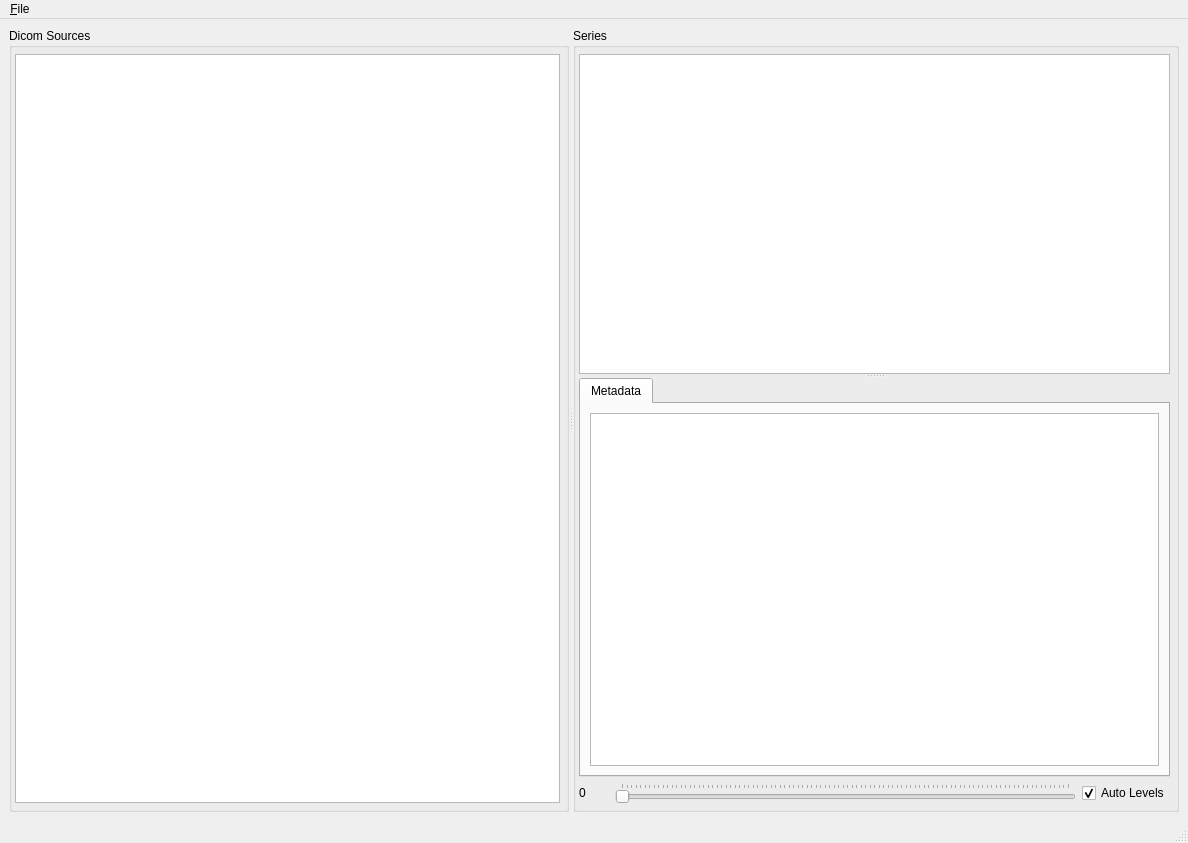
<?xml version="1.0" encoding="UTF-8"?>
<ui version="4.0">
 <class>DicomBrowserWin</class>
 <widget class="QMainWindow" name="DicomBrowserWin">
  <property name="geometry">
   <rect>
    <x>0</x>
    <y>0</y>
    <width>1188</width>
    <height>843</height>
   </rect>
  </property>
  <property name="windowTitle">
   <string>Dicom Browser (RESEARCH ONLY)</string>
  </property>
  <property name="windowIcon">
   <iconset resource="../../res/Resources.qrc">
    <normaloff>:/icons/image.png</normaloff>:/icons/image.png</iconset>
  </property>
  <property name="animated">
   <bool>false</bool>
  </property>
  <widget class="QWidget" name="centralwidget">
   <layout class="QGridLayout" name="gridLayout_3">
    <item row="0" column="0">
     <widget class="QSplitter" name="listSplit">
      <property name="orientation">
       <enum>Qt::Horizontal</enum>
      </property>
      <property name="childrenCollapsible">
       <bool>false</bool>
      </property>
      <widget class="QGroupBox" name="sourceGroup">
       <property name="title">
        <string>Dicom Sources</string>
       </property>
       <layout class="QGridLayout" name="gridLayout">
        <property name="leftMargin">
         <number>3</number>
        </property>
        <property name="topMargin">
         <number>6</number>
        </property>
        <property name="rightMargin">
         <number>6</number>
        </property>
        <property name="bottomMargin">
         <number>6</number>
        </property>
        <item row="0" column="0">
         <widget class="QListView" name="listView">
          <property name="sizePolicy">
           <sizepolicy hsizetype="Expanding" vsizetype="Expanding">
            <horstretch>0</horstretch>
            <verstretch>0</verstretch>
           </sizepolicy>
          </property>
          <property name="minimumSize">
           <size>
            <width>50</width>
            <height>0</height>
           </size>
          </property>
          <property name="editTriggers">
           <set>QAbstractItemView::NoEditTriggers</set>
          </property>
         </widget>
        </item>
       </layout>
      </widget>
      <widget class="QGroupBox" name="seriesGroup">
       <property name="title">
        <string>Series</string>
       </property>
       <layout class="QGridLayout" name="gridLayout_2">
        <property name="leftMargin">
         <number>3</number>
        </property>
        <property name="topMargin">
         <number>6</number>
        </property>
        <property name="rightMargin">
         <number>6</number>
        </property>
        <property name="bottomMargin">
         <number>6</number>
        </property>
        <item row="0" column="0">
         <widget class="QSplitter" name="seriesSplit">
          <property name="orientation">
           <enum>Qt::Vertical</enum>
          </property>
          <property name="childrenCollapsible">
           <bool>false</bool>
          </property>
          <widget class="QTableView" name="tableView">
           <property name="sizePolicy">
            <sizepolicy hsizetype="Expanding" vsizetype="Expanding">
             <horstretch>0</horstretch>
             <verstretch>0</verstretch>
            </sizepolicy>
           </property>
           <property name="minimumSize">
            <size>
             <width>50</width>
             <height>0</height>
            </size>
           </property>
           <property name="editTriggers">
            <set>QAbstractItemView::NoEditTriggers</set>
           </property>
           <property name="selectionMode">
            <enum>QAbstractItemView::SingleSelection</enum>
           </property>
           <property name="selectionBehavior">
            <enum>QAbstractItemView::SelectRows</enum>
           </property>
           <property name="showGrid">
            <bool>false</bool>
           </property>
           <property name="sortingEnabled">
            <bool>true</bool>
           </property>
           <attribute name="horizontalHeaderCascadingSectionResizes">
            <bool>true</bool>
           </attribute>
           <attribute name="horizontalHeaderDefaultSectionSize">
            <number>150</number>
           </attribute>
           <attribute name="horizontalHeaderHighlightSections">
            <bool>false</bool>
           </attribute>
           <attribute name="horizontalHeaderShowSortIndicator" stdset="0">
            <bool>true</bool>
           </attribute>
           <attribute name="horizontalHeaderStretchLastSection">
            <bool>true</bool>
           </attribute>
           <attribute name="verticalHeaderVisible">
            <bool>false</bool>
           </attribute>
           <attribute name="verticalHeaderCascadingSectionResizes">
            <bool>true</bool>
           </attribute>
           <attribute name="verticalHeaderHighlightSections">
            <bool>false</bool>
           </attribute>
          </widget>
          <widget class="QTabWidget" name="seriesTab">
           <property name="tabPosition">
            <enum>QTabWidget::North</enum>
           </property>
           <property name="tabShape">
            <enum>QTabWidget::Rounded</enum>
           </property>
           <property name="currentIndex">
            <number>0</number>
           </property>
           <property name="documentMode">
            <bool>false</bool>
           </property>
           <widget class="QWidget" name="metaTab">
            <attribute name="title">
             <string>Metadata</string>
            </attribute>
            <layout class="QGridLayout" name="gridLayout_4">
             <item row="0" column="0">
              <widget class="QTableView" name="tagView">
               <property name="editTriggers">
                <set>QAbstractItemView::NoEditTriggers</set>
               </property>
               <property name="showDropIndicator" stdset="0">
                <bool>false</bool>
               </property>
               <property name="dragDropOverwriteMode">
                <bool>false</bool>
               </property>
               <property name="alternatingRowColors">
                <bool>true</bool>
               </property>
               <property name="selectionMode">
                <enum>QAbstractItemView::SingleSelection</enum>
               </property>
               <property name="textElideMode">
                <enum>Qt::ElideRight</enum>
               </property>
               <property name="sortingEnabled">
                <bool>true</bool>
               </property>
               <attribute name="horizontalHeaderCascadingSectionResizes">
                <bool>true</bool>
               </attribute>
               <attribute name="horizontalHeaderDefaultSectionSize">
                <number>140</number>
               </attribute>
               <attribute name="horizontalHeaderHighlightSections">
                <bool>false</bool>
               </attribute>
               <attribute name="horizontalHeaderMinimumSectionSize">
                <number>80</number>
               </attribute>
               <attribute name="horizontalHeaderShowSortIndicator" stdset="0">
                <bool>true</bool>
               </attribute>
               <attribute name="horizontalHeaderStretchLastSection">
                <bool>true</bool>
               </attribute>
               <attribute name="verticalHeaderVisible">
                <bool>false</bool>
               </attribute>
               <attribute name="verticalHeaderCascadingSectionResizes">
                <bool>false</bool>
               </attribute>
               <attribute name="verticalHeaderHighlightSections">
                <bool>false</bool>
               </attribute>
               <attribute name="verticalHeaderMinimumSectionSize">
                <number>40</number>
               </attribute>
              </widget>
             </item>
            </layout>
           </widget>
          </widget>
         </widget>
        </item>
        <item row="1" column="0">
         <layout class="QHBoxLayout" name="horizontalLayout">
          <property name="topMargin">
           <number>0</number>
          </property>
          <item>
           <widget class="QLabel" name="numLabel">
            <property name="sizePolicy">
             <sizepolicy hsizetype="Fixed" vsizetype="Preferred">
              <horstretch>0</horstretch>
              <verstretch>0</verstretch>
             </sizepolicy>
            </property>
            <property name="minimumSize">
             <size>
              <width>30</width>
              <height>0</height>
             </size>
            </property>
            <property name="maximumSize">
             <size>
              <width>30</width>
              <height>16777215</height>
             </size>
            </property>
            <property name="text">
             <string>0</string>
            </property>
           </widget>
          </item>
          <item>
           <widget class="QSlider" name="imageSlider">
            <property name="pageStep">
             <number>1</number>
            </property>
            <property name="orientation">
             <enum>Qt::Horizontal</enum>
            </property>
            <property name="tickPosition">
             <enum>QSlider::TicksAbove</enum>
            </property>
            <property name="tickInterval">
             <number>1</number>
            </property>
           </widget>
          </item>
          <item>
           <widget class="QCheckBox" name="autoLevelsCheck">
            <property name="text">
             <string>Auto Levels</string>
            </property>
            <property name="checked">
             <bool>true</bool>
            </property>
           </widget>
          </item>
         </layout>
        </item>
       </layout>
      </widget>
     </widget>
    </item>
   </layout>
  </widget>
  <widget class="QMenuBar" name="menubar">
   <property name="geometry">
    <rect>
     <x>0</x>
     <y>0</y>
     <width>1188</width>
     <height>25</height>
    </rect>
   </property>
   <widget class="QMenu" name="menu_File">
    <property name="title">
     <string>&amp;File</string>
    </property>
    <addaction name="action_Open_Directory"/>
    <addaction name="action_Quit"/>
   </widget>
   <addaction name="menu_File"/>
  </widget>
  <widget class="QStatusBar" name="statusBar"/>
  <action name="action_Quit">
   <property name="text">
    <string>&amp;Quit</string>
   </property>
  </action>
  <action name="action_Open_Directory">
   <property name="text">
    <string>&amp;Open Directory</string>
   </property>
  </action>
 </widget>
 <resources>
  <include location="../../res/Resources.qrc"/>
 </resources>
 <connections/>
</ui>
